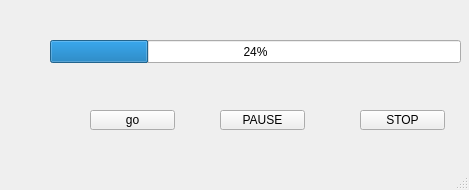
<?xml version="1.0" encoding="UTF-8"?>
<ui version="4.0">
 <class>MainWindow</class>
 <widget class="QMainWindow" name="MainWindow">
  <property name="geometry">
   <rect>
    <x>0</x>
    <y>0</y>
    <width>469</width>
    <height>190</height>
   </rect>
  </property>
  <property name="windowTitle">
   <string>MainWindow</string>
  </property>
  <widget class="QWidget" name="centralwidget">
   <widget class="QPushButton" name="paBtn">
    <property name="geometry">
     <rect>
      <x>220</x>
      <y>110</y>
      <width>85</width>
      <height>20</height>
     </rect>
    </property>
    <property name="text">
     <string>PAUSE</string>
    </property>
   </widget>
   <widget class="QProgressBar" name="pb">
    <property name="geometry">
     <rect>
      <x>50</x>
      <y>40</y>
      <width>411</width>
      <height>23</height>
     </rect>
    </property>
    <property name="value">
     <number>24</number>
    </property>
   </widget>
   <widget class="QPushButton" name="saBtn">
    <property name="geometry">
     <rect>
      <x>360</x>
      <y>110</y>
      <width>85</width>
      <height>20</height>
     </rect>
    </property>
    <property name="text">
     <string>STOP</string>
    </property>
   </widget>
   <widget class="QPushButton" name="gobtn">
    <property name="geometry">
     <rect>
      <x>90</x>
      <y>110</y>
      <width>85</width>
      <height>20</height>
     </rect>
    </property>
    <property name="text">
     <string>go</string>
    </property>
   </widget>
  </widget>
  <widget class="QMenuBar" name="menubar">
   <property name="geometry">
    <rect>
     <x>0</x>
     <y>0</y>
     <width>469</width>
     <height>18</height>
    </rect>
   </property>
  </widget>
  <widget class="QStatusBar" name="statusbar"/>
 </widget>
 <resources/>
 <connections>
  <connection>
   <sender>gobtn</sender>
   <signal>clicked()</signal>
   <receiver>MainWindow</receiver>
   <slot>go()</slot>
   <hints>
    <hint type="sourcelabel">
     <x>165</x>
     <y>138</y>
    </hint>
    <hint type="destinationlabel">
     <x>191</x>
     <y>162</y>
    </hint>
   </hints>
  </connection>
  <connection>
   <sender>paBtn</sender>
   <signal>clicked()</signal>
   <receiver>MainWindow</receiver>
   <slot>pause()</slot>
   <hints>
    <hint type="sourcelabel">
     <x>265</x>
     <y>135</y>
    </hint>
    <hint type="destinationlabel">
     <x>327</x>
     <y>163</y>
    </hint>
   </hints>
  </connection>
  <connection>
   <sender>saBtn</sender>
   <signal>clicked()</signal>
   <receiver>MainWindow</receiver>
   <slot>stop()</slot>
   <hints>
    <hint type="sourcelabel">
     <x>414</x>
     <y>135</y>
    </hint>
    <hint type="destinationlabel">
     <x>439</x>
     <y>164</y>
    </hint>
   </hints>
  </connection>
 </connections>
 <slots>
  <slot>go()</slot>
  <slot>pause()</slot>
  <slot>stop()</slot>
 </slots>
</ui>
